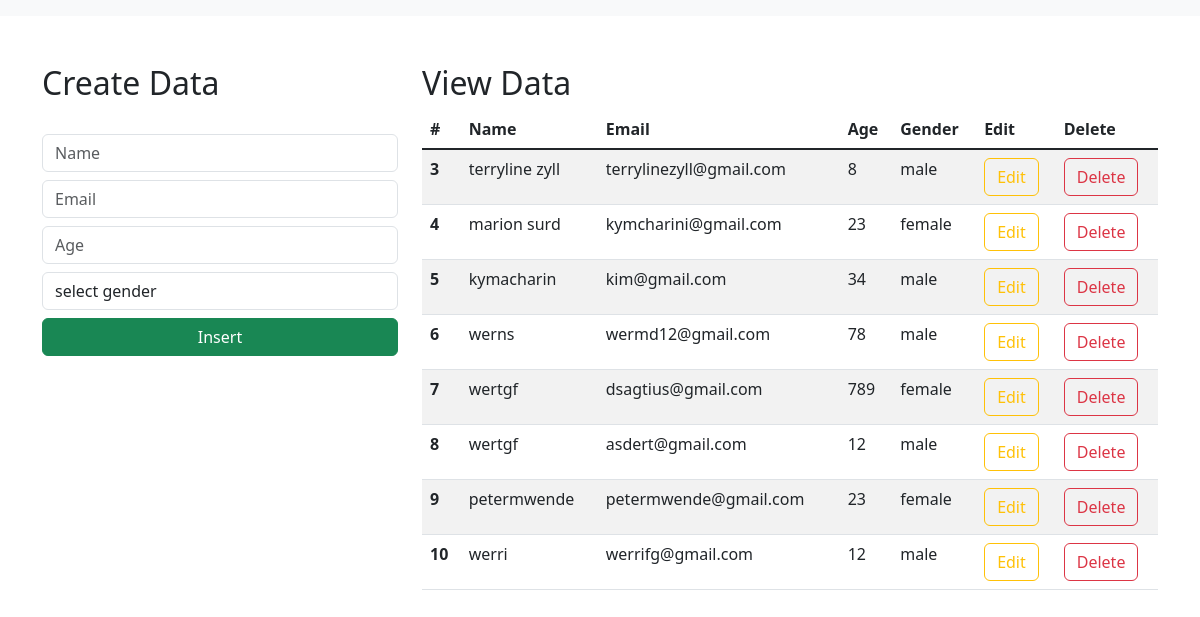
The page / on the database its author committed.
### djangoProjectcrudrastway/models.py (models this page shows)
class Student(models.Model):
    name=models.CharField(max_length=30,blank=False,null=False)
    email=models.EmailField()
    age=models.IntegerField()
    phone=models.IntegerField(null=True)
    gender=models.CharField(max_length=30,blank=False,null=False)

### djangoProjectcrudrastway/views.py (the view)
# urls.py: path('', views.index),
def index(request):
    data = Student.objects.all()
    context = {"data": data}
    return render(request, "index.html", context)

### templates/index.html (shortened to what this page needs)
<html lang="en">
    <link href="https://cdn.jsdelivr.net/npm/bootstrap@5.3.0-alpha1/dist/css/bootstrap.min.css" rel="stylesheet">
  <head>
  </head>
  <body>
    <nav class="navbar navbar-expand-lg bg-body-tertiary">
      </nav>
      <div class="container mt-5">
        <div class="row">
            <div class="col-md-4">
                <h2>Create Data</h2>
                <br>
                <form action="/insert" method="post">
                    <div class="form-group">
                        <input type="text" class="form-control" placeholder="Name" name="name" required>
                    </div>
                    <div class="form-group">
                        <input type="email" class="form-control  mt-2" placeholder="Email" name="email" required>
                    </div>
                    <div class="form-group">
                        <input type="number" class="form-control  mt-2" placeholder="Age" name="age" required>
                    </div>
                    <div class="form-group mt-2">
                        <select id="gender" name="gender" class="form-control" required>
                            <option selected>select gender</option>
                        </select>
                    </div>
                    <div class="d-grid gap-2">
                        <button class="btn btn-success mt-2" type="submit">Insert</button>
                    </div>
                </form>
            </div>
            <div class="col-md-8">
                <h2>View Data</h2>
                <table class="table table-striped table-hover">
                    <thead>
                      <tr>
                        <th scope="col">#</th>
                        <th scope="col">Name</th>
                        <th scope="col">Email</th>
                        <th scope="col">Age</th>
                        <th scope="col">Gender</th>
                        <th scope="col">Edit</th>
                        <th scope="col">Delete</th>
                      </tr>
                    </thead>
                    <tbody class="table-group-divider">
                    {% for d in data %}
                      <tr>
                        <th scope="row">{{d.id}}</th>
                        <td>{{d.name}}</td>
                        <td>{{d.email}}</td>
                        <td>{{d.age}}</td>
                        <td>{{d.gender}}</td>
                        <td><a href="/update/{{d.id}}" type="button" class="btn btn-outline-warning">Edit</a></td>
                        <td><a href="/delete/{{d.id}}" type="button" class="btn btn-outline-danger">Delete</a></td>
                      </tr>
                    {% endfor %}
                    </tbody>
                  </table>
            </div>
        </div>
      </div>
  </body>
</html>

### rows shown on the page
Student: id "3", name "terryline zyll", email "terrylinezyll@gmail.com", age "8", gender "male"
Student: id "4", name "marion surd", email "kymcharini@gmail.com", age "23", gender "female"
Student: id "5", name "kymacharin", email "kim@gmail.com", age "34", gender "male"
Student: id "6", name "werns", email "wermd12@gmail.com", age "78", gender "male"
Student: id "7", name "wertgf", email "dsagtius@gmail.com", age "789", gender "female"
Student: id "8", name "wertgf", email "asdert@gmail.com", age "12", gender "male"
Student: id "9", name "petermwende", email "petermwende@gmail.com", age "23", gender "female"
Student: id "10", name "werri", email "werrifg@gmail.com", age "12", gender "male"
